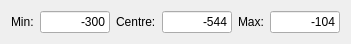
  <widget class="QWidget" name="layoutWidget_2">
   <property name="geometry">
    <rect>
     <x>420</x>
     <y>100</y>
     <width>351</width>
     <height>35</height>
    </rect>
   </property>
   <layout class="QHBoxLayout" name="horizontalLayout_5">
    <item>
     <widget class="QLabel" name="label_9">
      <property name="text">
       <string>Min:</string>
      </property>
     </widget>
    </item>
    <item>
     <widget class="QLineEdit" name="rightEyebrowMin">
      <property name="text">
       <string>-300</string>
      </property>
      <property name="alignment">
       <set>Qt::AlignRight|Qt::AlignTrailing|Qt::AlignVCenter</set>
      </property>
     </widget>
    </item>
    <item>
     <widget class="QLabel" name="label_10">
      <property name="text">
       <string>Centre:</string>
      </property>
     </widget>
    </item>
    <item>
     <widget class="QLineEdit" name="rightEyebrowTrim">
      <property name="text">
       <string>-544</string>
      </property>
      <property name="alignment">
       <set>Qt::AlignRight|Qt::AlignTrailing|Qt::AlignVCenter</set>
      </property>
     </widget>
    </item>
    <item>
     <widget class="QLabel" name="label_11">
      <property name="text">
       <string>Max:</string>
      </property>
     </widget>
    </item>
    <item>
     <widget class="QLineEdit" name="rightEyebrowMax">
      <property name="text">
       <string>-104</string>
      </property>
      <property name="alignment">
       <set>Qt::AlignRight|Qt::AlignTrailing|Qt::AlignVCenter</set>
      </property>
     </widget>
    </item>
   </layout>
  </widget>
